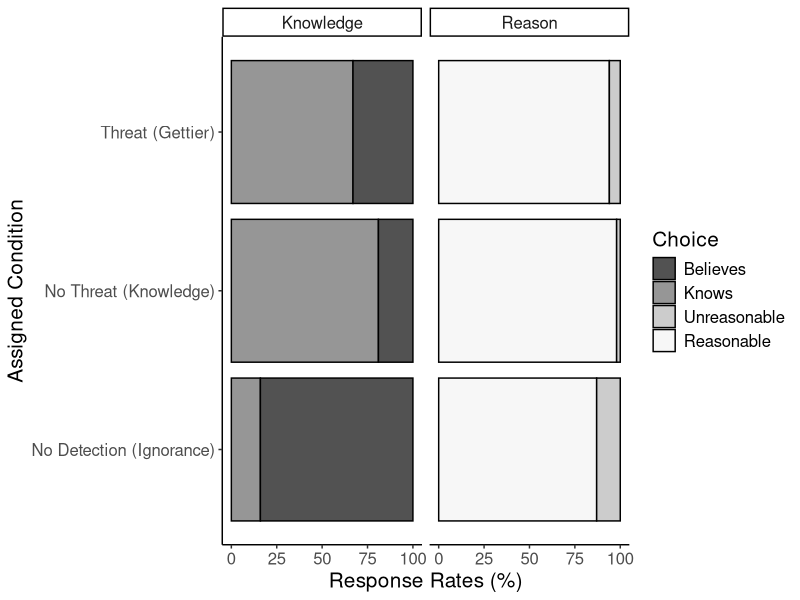
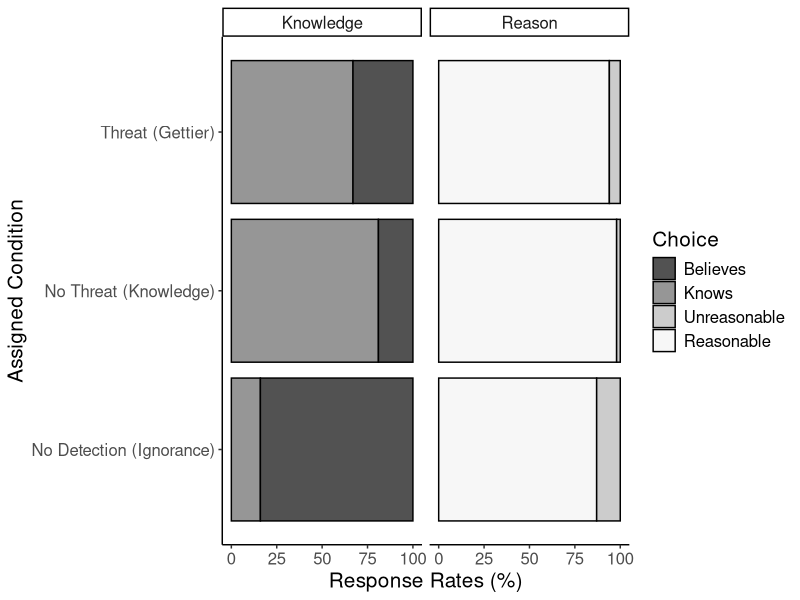

Reproduce these figures in R, in order.
library(ggplot2)
library(RColorBrewer)

threat <- rep(c("No Threat (Knowledge)", "Threat (Gettier)", "No Detection (Ignorance)"), each = 4)
choice <- rep(c("Knows", "Believes", "Reasonable", "Unreasonable"), 3)
dv <- rep(c("Knowledge", "Knowledge", "Reason", "Reason"), 3)
number <- c(81, 19, 98, 2, 
            67, 33, 94, 6,
            16, 84, 87, 13)
DF <- data.frame(threat, choice, number, dv)
DF$choice <- factor(DF$choice, 
                    levels = c("Believes", "Knows", "Unreasonable", "Reasonable"))

ggplot(DF, aes(threat, number, fill = choice)) + 
  facet_wrap(~ dv) + 
  geom_bar(stat = "identity", 
           color = "black") + 
  theme_classic() + 
  xlab("Assigned Condition") + 
  ylab("Response Rates (%)") + 
  scale_fill_brewer(palette = "Greys", name = "Choice", 
                    direction = -1) + 
  theme(text = element_text(size = 15)) + 
  coord_flip()

getwd()
ggsave("09_Figures/geitter_graph.png",  dpi = 300, 
       width = 8, height = 6, units = "in")
